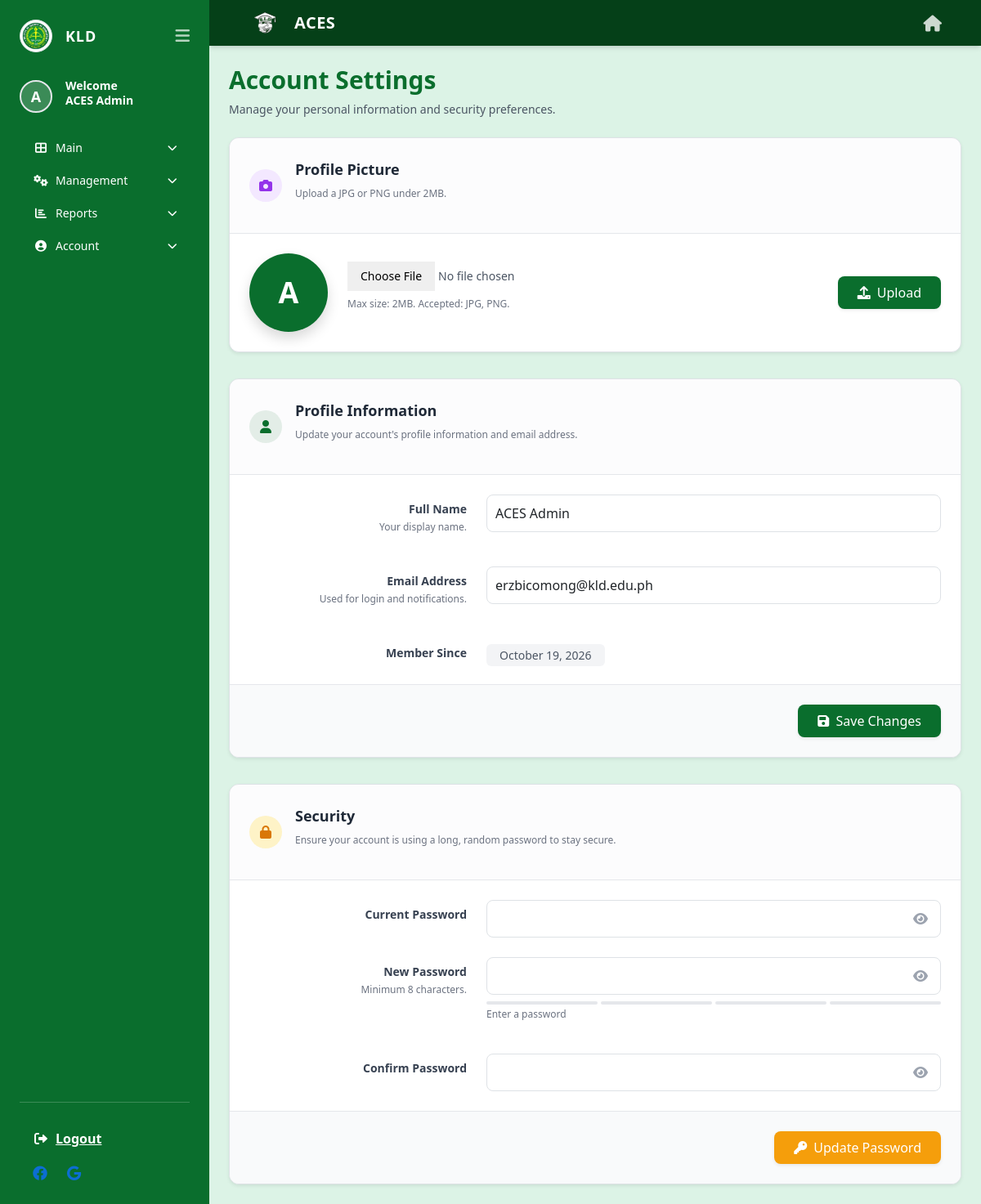
The page /staff/account.php (signed in) on the database its author committed.
### tables this page shows
CREATE TABLE `users` (
  `user_id` int(11) NOT NULL,
  `email` varchar(100) NOT NULL,
  `avatar` varchar(255) DEFAULT NULL,
  `password_hash` varchar(255) NOT NULL,
  `is_verified` tinyint(1) NOT NULL DEFAULT 0,
  `verification_token` varchar(64) DEFAULT NULL,
  `verification_expires` datetime DEFAULT NULL,
  `reset_token` varchar(64) DEFAULT NULL,
  `reset_expires` datetime DEFAULT NULL,
  `full_name` varchar(100) NOT NULL,
  `role` enum('student','staff') NOT NULL,
  `staff_role` varchar(50) DEFAULT NULL,
  `is_active` tinyint(1) NOT NULL DEFAULT 1,
  `created_by` int(11) DEFAULT NULL,
  `created_at` datetime DEFAULT current_timestamp(),
  `pending_email` varchar(255) DEFAULT NULL,
  `email_change_pin` varchar(6) DEFAULT NULL,
  `email_pin_expiry` datetime DEFAULT NULL
);

### staff/account.php (the view, shortened to what the rows shown need)
<?php
require_once __DIR__ . '/../includes/auth.php';
$stmt_user = $pdo->prepare("SELECT email, full_name, avatar, created_at FROM users WHERE user_id = ?");
$stmt_user->execute([$_SESSION['user_id']]);
$user_data = $stmt_user->fetch();
?>
<!DOCTYPE html>
<html lang="en" class="h-full">
<head>
    <link rel="stylesheet" href="../assets/css/tailwind.css">
    <link href="https://cdn.jsdelivr.net/npm/bootstrap@5.3.0/dist/css/bootstrap.min.css" rel="stylesheet">
    <link rel="stylesheet" href="https://cdnjs.cloudflare.com/ajax/libs/font-awesome/6.0.0/css/all.min.css">
</head>
<body class="bg-[#dcf3e6] font-sans h-screen flex flex-col md:flex-row">
<?php include '../includes/staff_sidebar.php'; ?>
<div class="flex-1 flex flex-col overflow-hidden">
    <main class="flex-1 p-4 md:p-8 overflow-y-auto no-scrollbar">
        <div class="mb-6">
            <h1 class="text-3xl font-bold text-[#0a6e2d]">Account Settings</h1>
        </div>
        <div class="max-w-4xl mx-auto space-y-8">
            <div class="bg-white rounded-xl shadow-sm border border-gray-200 overflow-hidden">
                <form method="POST" enctype="multipart/form-data" class="p-6 flex flex-col md:flex-row items-center gap-6">
                    <?php if (!empty($user_data['avatar'])): ?>
                        <img src="../<?= htmlspecialchars($user_data['avatar']) ?>" alt="Avatar"
                             class="h-24 w-24 rounded-full object-cover border-4 border-[#0a6e2d]/20 shadow">
                    <?php else: ?>
                        <div class="h-24 w-24 rounded-full bg-[#0a6e2d] text-white flex items-center justify-center font-bold text-4xl shadow">
                            <?= strtoupper(substr($user_data['full_name'], 0, 1)) ?>
                        </div>
                    <?php endif; ?>
                    <div class="flex-1 w-full">
                        <input type="file" name="avatar" accept="image/png,image/jpeg" required
                               class="text-sm text-gray-600 file:mr-3 file:py-2 file:px-4 file:rounded-lg file:border-0 file:bg-[#0a6e2d] file:text-white hover:file:bg-[#054018]">
                        <p class="text-xs text-gray-500 mt-2">Max size: 2MB. Accepted: JPG, PNG.</p>
                    </div>
                    <button type="submit" class="bg-[#0a6e2d] hover:bg-[#054018] text-white font-medium py-2 px-6 rounded-lg shadow-sm">
                        <i class="fas fa-upload mr-1"></i> Upload
                    </button>
                </form>
            </div>
            <div class="bg-white rounded-xl shadow-sm border border-gray-200 overflow-hidden">
                <form method="POST">
                    <div class="p-6 space-y-6">
                        <div class="grid grid-cols-1 md:grid-cols-3 gap-6 items-start">
                            <div class="md:col-span-2">
                                <input type="text" name="full_name" value="<?= htmlspecialchars($user_data['full_name']) ?>" class="w-full border border-gray-300 rounded-lg p-2.5 focus:ring-2 focus:ring-[#0a6e2d] focus:border-[#0a6e2d]" required>
                            </div>
                        </div>
                        <div class="grid grid-cols-1 md:grid-cols-3 gap-6 items-start">
                            <div class="md:col-span-2">
                                <input type="email" name="email" value="<?= htmlspecialchars($user_data['email']) ?>" class="w-full border border-gray-300 rounded-lg p-2.5 focus:ring-2 focus:ring-[#0a6e2d] focus:border-[#0a6e2d]" required>
                            </div>
                        </div>
                        <div class="grid grid-cols-1 md:grid-cols-3 gap-6 items-start">
                            <div class="md:col-span-2 pt-2">
                                <span class="text-sm text-gray-600 bg-gray-100 px-3 py-1 rounded-md"><?= date('F j, Y', strtotime($user_data['created_at'])) ?></span>
                            </div>
                        </div>
                    </div>
                </form>
            </div>
        </div>
    </main>
</div>
</body>
</html>

### includes/staff_sidebar.php (shortened to what the rows shown need)
<aside id="staffSidebar" class="hidden md:flex w-64 bg-[#0a6e2d] text-white flex-col p-4 shrink-0 h-screen sticky top-0 transition-all duration-300 overflow-y-auto">
    <div>
        <?php
        $stmt_av = $pdo->prepare("SELECT full_name, avatar FROM users WHERE user_id = ?");
        $stmt_av->execute([$_SESSION['user_id']]);
        $sb_user = $stmt_av->fetch();
        $sb_name = $sb_user['full_name'] ?? $staff_name;
        $sb_avatar = $sb_user['avatar'] ?? null;
        ?>
        <div class="mb-6 sidebar-text flex items-center gap-3">
            <?php if (!empty($sb_avatar)): ?>
                <img src="../<?= htmlspecialchars($sb_avatar) ?>" alt="Avatar" class="h-10 w-10 rounded-full object-cover border-2 border-white/30 shadow-sm shrink-0">
            <?php else: ?>
                <div class="h-10 w-10 rounded-full bg-white/20 text-white flex items-center justify-center font-bold text-lg border-2 border-white/30 shrink-0">
                    <?= strtoupper(substr($sb_name, 0, 1)) ?>
                </div>
            <?php endif; ?>
            <div class="min-w-0">
                <h2 class="text-sm font-bold leading-tight">Welcome<br><?= htmlspecialchars($sb_name) ?></h2>
            </div>
        </div>
    </div>
</aside>

### rows shown on the page
users: full_name "A", full_name "ACES Admin", email "erzbicomong@kld.edu.ph", created_at "October 19, 2026"
